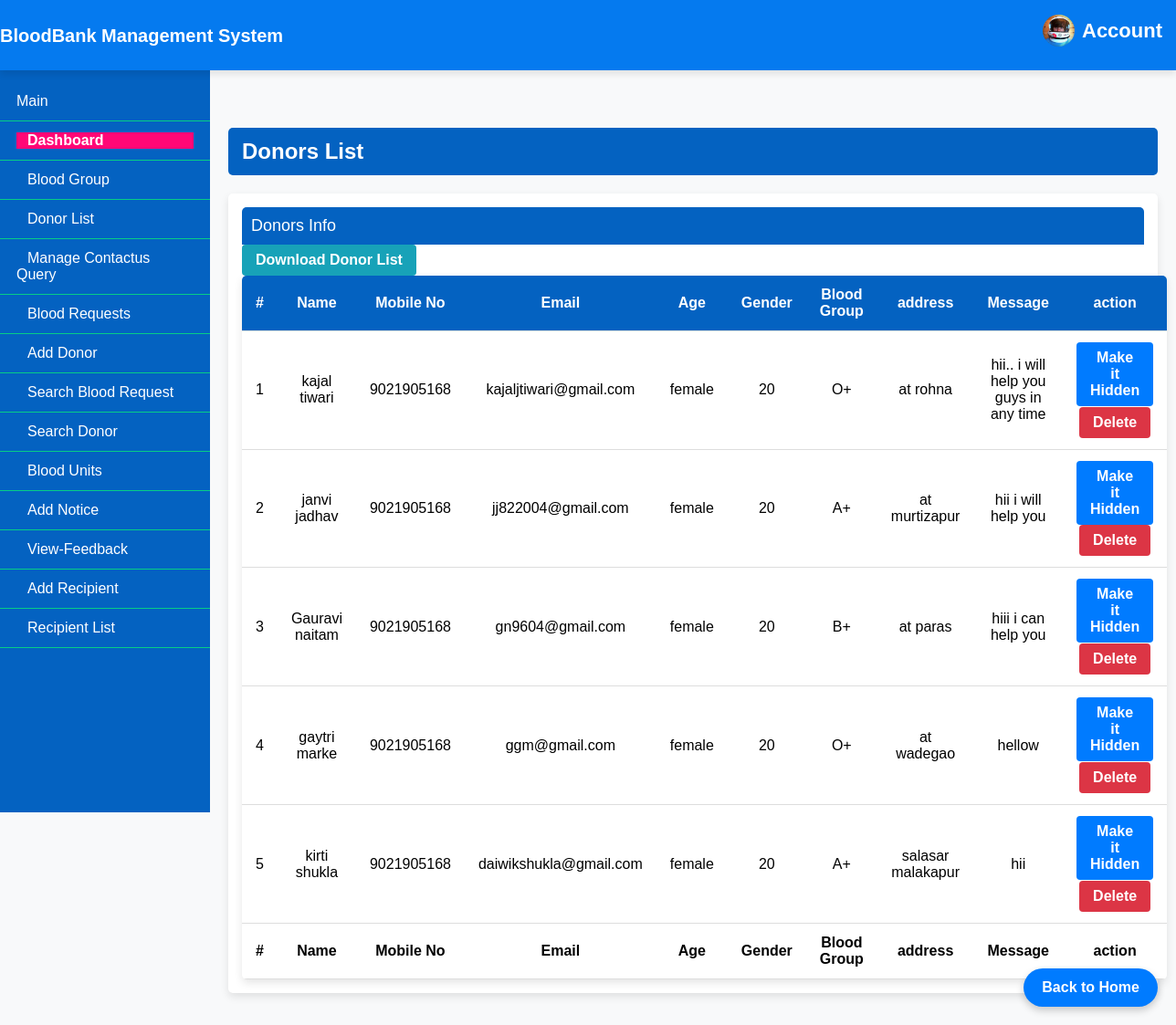
The app's page /Admin/donor-list.php (signed in) with its own data.
### tables this page shows
CREATE TABLE `tblblooddonars` (
  `id` int(11) NOT NULL AUTO_INCREMENT,
  `FullName` varchar(100) DEFAULT NULL,
  `MobileNumber` char(11) DEFAULT NULL,
  `EmailId` varchar(100) DEFAULT NULL,
  `Gender` varchar(20) DEFAULT NULL,
  `Age` int(11) DEFAULT NULL,
  `Weight` varchar(10) DEFAULT NULL,    
  `BloodGroup` varchar(20) DEFAULT NULL,
  `Address` varchar(255) DEFAULT NULL,
  `Message` mediumtext DEFAULT NULL,
  `PostingDate` timestamp NOT NULL DEFAULT current_timestamp(),
  `status` int(1) DEFAULT NULL,
  `Password` varchar(250) DEFAULT NULL,
  PRIMARY KEY (`id`)    
);

### Admin/donor-list.php (the view, shortened to what this page needs)
<?php
include('includes/config.php');
if(strlen($_SESSION['alogin'])==0)
	{
header('location:index.php');
}
else{
 ?>
<!doctype html>
<html lang="en" class="no-js">
<head>
</head>
<body>
<?php include('includes/header.php');?>
	<div class="ts-main-content">
		<?php include('includes/leftbar.php');?>
		<div class="content-wrapper">
			<div class="container-fluid">
				<div class="row">
					<div class="col-md-12">
						<h2 class="page-title">Donors List</h2>
						<div class="panel panel-default">
							<div class="panel-heading">Donors Info</div>
								<a href="download-records.php" style="font-size:16px;" class="btn btn-info">Download Donor List</a>
							<div class="panel-body">
								<table id="zctb" class="display table table-striped table-bordered table-hover" cellspacing="0" width="100%">
									<thead>
										<tr>
										<th>#</th>
											<th>Name</th>
											<th>Mobile No</th>
											<th>Email</th>
											<th>Age</th>
											<th>Gender</th>
											<th>Blood Group</th>
											<th>address</th>
											<th>Message </th>
											<th>action </th>
										</tr>
									</thead>
									<tfoot>
										<tr>
										<th>#</th>
										<th>Name</th>
											<th>Mobile No</th>
											<th>Email</th>
											<th>Age</th>
											<th>Gender</th>
											<th>Blood Group</th>
											<th>address</th>
											<th>Message </th>
											<th>action </th>
										</tr>
									</tfoot>
									<tbody>
<?php $sql = "SELECT * from  tblblooddonars ";
$query = $dbh -> prepare($sql);
$query->execute();
$results=$query->fetchAll(PDO::FETCH_OBJ);
$cnt=1;
if($query->rowCount() > 0)
{
foreach($results as $result)
{				?>
										<tr>
											<td><?php echo htmlentities($cnt);?></td>
											<td><?php echo htmlentities($result->FullName);?></td>
											<td><?php echo htmlentities($result->MobileNumber);?></td>
											<td><?php echo htmlentities($result->EmailId);?></td>
											<td><?php echo htmlentities($result->Gender);?></td>
											<td><?php echo htmlentities($result->Age);?></td>
											<td><?php echo htmlentities($result->BloodGroup);?></td>
											<td><?php echo htmlentities($result->Address);?></td>
											<td><?php echo htmlentities($result->Message);?></td>
										<td>
<?php if($result->status==1)
{?>
<a href="donor-list.php?hidden=<?php echo htmlentities($result->id);?>" onclick="return confirm('Do you really want to hiidden this detail')" class="btn btn-primary"> Make it Hidden</a>
<?php } else {?>
<a href="donor-list.php?public=<?php echo htmlentities($result->id);?>" onclick="return confirm('Do you really want to Public this detail')" class="btn btn-primary"> Make it Public</a>
<?php } ?>
<a href="donor-list.php?del=<?php echo htmlentities($result->id);?>" onclick="return confirm('Do you really want to delete this record')" class="btn btn-danger" style="margin-top:1%;"> Delete</a>
</td>
										</tr>
										<?php $cnt=$cnt+1; }} ?>
									</tbody>
								</table>
							</div>
						</div>
					</div>
				</div>
			</div>
		</div>
	</div>
</body>
</html>
<?php } ?>

### Admin/donor-list.php (style rules this page uses)
body { font-family: Arial, sans-serif; background-color: #f8f9fa; margin: 0; padding: 0; margin-top: 100px; }
h2.page-title { background: rgb(4, 98, 193); color: #fff; padding: 12px 15px; border-radius: 5px; }
table { width: 100%; border-collapse: collapse; background: #fff; border-radius: 5px; overflow: hidden; box-shadow: 0px 4px 10px rgba(0, 0, 0, 0.1); }
table thead { background: #0462c1; color: #fff; font-weight: bold; }
table th, table td { padding: 12px 15px; text-align: center; border-bottom: 1px solid #ddd; }
.btn { display: inline-block; padding: 8px 15px; border-radius: 4px; text-decoration: none; font-weight: bold; transition: all 0.3s; }
.btn-info { background: #17a2b8; color: #fff; }
.btn-primary { background: #007bff; color: #fff; }
.btn-danger { background: #dc3545; color: #fff; }
.panel { background: #fff; border-radius: 5px; padding: 15px; margin: 15px 0; box-shadow: 0px 4px 10px rgba(0, 0, 0, 0.1); }
.panel-heading { background: rgb(4, 98, 193); color: #fff; padding: 10px; font-size: 18px; border-radius: 5px 5px 0 0; }

### Admin/includes/leftbar.php (style rules this page uses)
.content-wrapper { margin-left: 230px; padding: 20px; min-height: 100vh; }

### records on screen
tblblooddonars: FullName "kajal tiwari", MobileNumber "9021905168", EmailId "kajaljtiwari@gmail.com", Gender "female", Age "20", BloodGroup "O+", Address "at rohna", Message "hii.. i will help you guys in any time"
tblblooddonars: FullName "janvi jadhav", MobileNumber "9021905168", EmailId "jj822004@gmail.com", Gender "female", Age "20", BloodGroup "A+", Address "at murtizapur", Message "hii i will help you"
tblblooddonars: FullName "Gauravi naitam", MobileNumber "9021905168", EmailId "gn9604@gmail.com", Gender "female", Age "20", BloodGroup "B+", Address "at paras", Message "hiii i can help you"
tblblooddonars: FullName "gaytri marke", MobileNumber "9021905168", EmailId "ggm@gmail.com", Gender "female", Age "20", BloodGroup "O+", Address "at wadegao", Message "hellow"
tblblooddonars: FullName "kirti shukla", MobileNumber "9021905168", EmailId "daiwikshukla@gmail.com", Gender "female", Age "20", BloodGroup "A+", Address "salasar malakapur", Message "hii"
